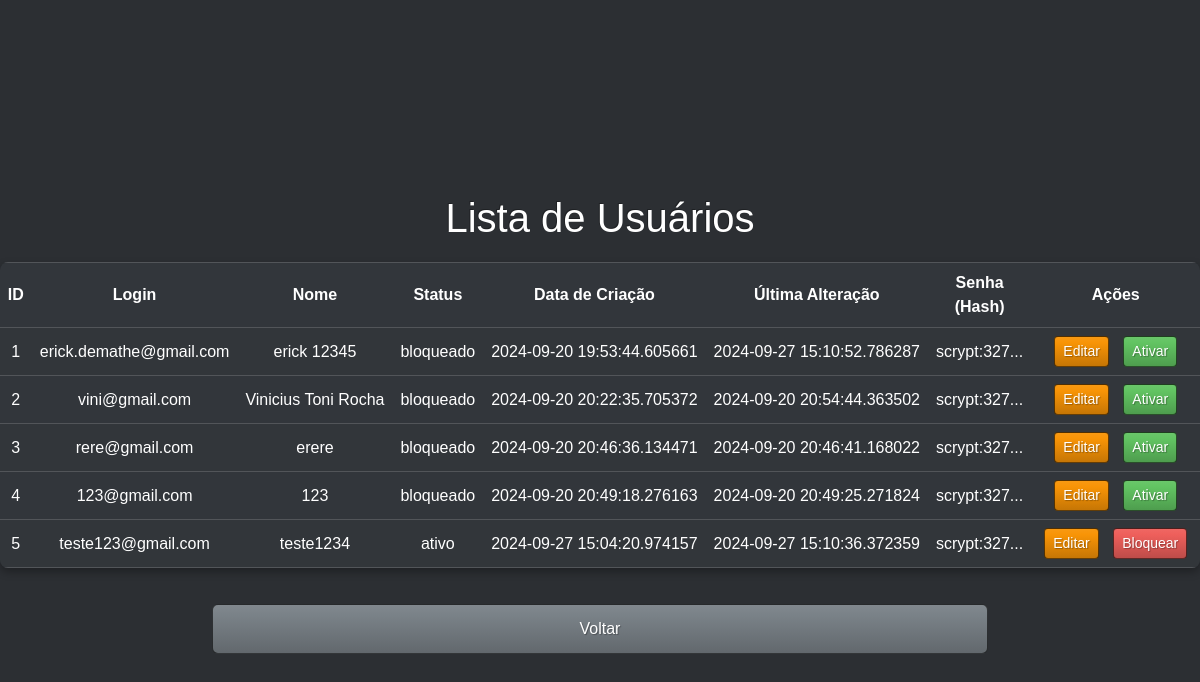
The page /usuarios on the database as committed earlier.
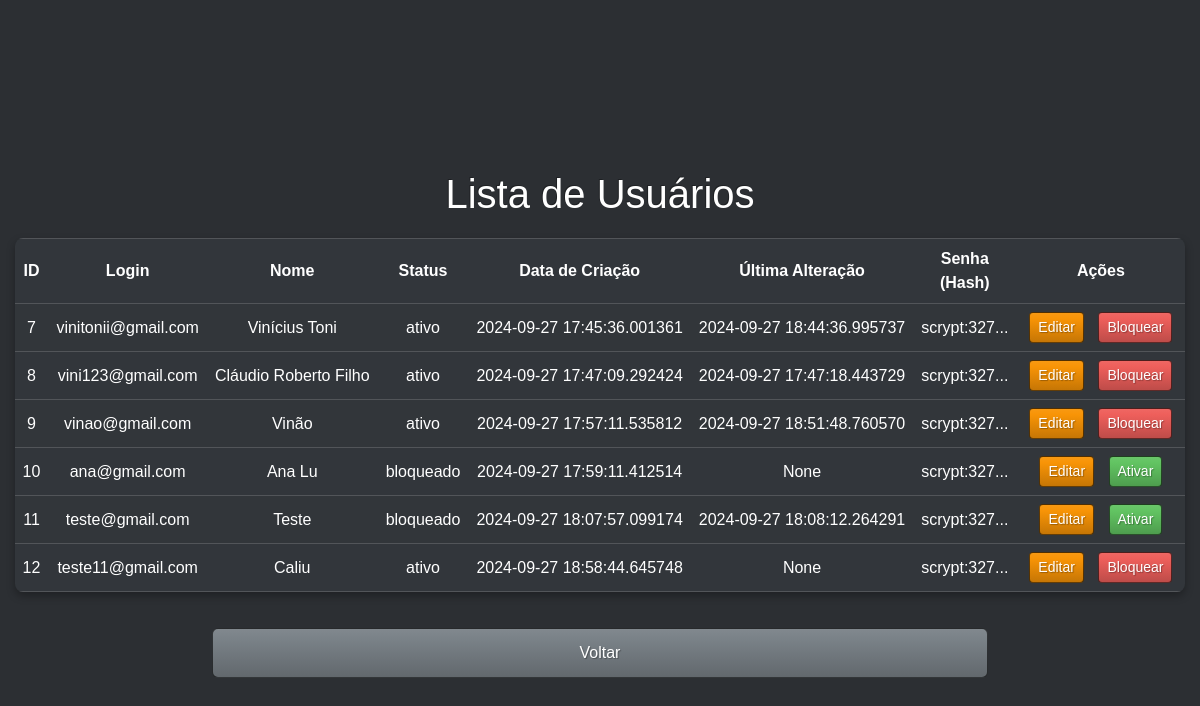
The same page on the database as committed later.
### tables this page shows
CREATE TABLE usuarios (
    id INTEGER PRIMARY KEY AUTOINCREMENT,
    login TEXT UNIQUE NOT NULL,
    senha TEXT NOT NULL,
    nome TEXT NOT NULL,
    data_criacao TEXT NOT NULL,  -- Armazena a data como string no formato ISO8601
    status TEXT CHECK( status IN ('ativo','bloqueado') ) NOT NULL DEFAULT 'ativo',
    data_ultima_atualizacao TEXT  -- Pode ser nulo na criaÃ§Ã£o, preenchido em atualizaÃ§Ãµes
);

### main.py (the view)
@app.route('/usuarios', methods=['GET'])
def get_users():
    db = get_db()
    users = db.execute('SELECT * FROM usuarios').fetchall()
    return render_template('usuarios.html', users=users)

### main.py (called while the page is built)
def get_db():
    db = sqlite3.connect(DATABASE)
    db.row_factory = sqlite3.Row
    return db

### templates/usuarios.html (shortened to what this page needs)
<!DOCTYPE html>
<html lang="pt-BR">
<head>
    <link rel="stylesheet" href="{{ url_for('static', filename='css/bootstrap.min.css') }}">
</head>
<body>
    <div class="container mt-5">
        <h1>Lista de Usuários</h1>
        <table class="table table-striped table-dark table-bordered">
            <thead>
                <tr>
                    <th>ID</th>
                    <th>Login</th>
                    <th>Nome</th>
                    <th>Status</th>
                    <th>Data de Criação</th>
                    <th>Última Alteração</th>
                    <th class="col-senha">Senha (Hash)</th>
                    <th class="col-acoes">Ações</th>
                </tr>
            </thead>
            <tbody>
                {% for user in users %}
                <tr>
                    <td>{{ user.id }}</td>
                    <td>{{ user.login }}</td>
                    <td>{{ user.nome }}</td>
                    <td>{{ user.status }}</td>
                    <td>{{ user.data_criacao }}</td>
                    <td>{{ user.data_ultima_atualizacao }}</td>
                    <td class="col-senha" title="{{ user.senha }}">{{ user.senha[:10] }}...</td>
                    <td class="col-acoes">
                        <a href="{{ url_for('edit_user', id=user.id) }}" class="btn btn-warning btn-sm">Editar</a>
                        {% if user.status == 'ativo' %}
                        <form action="{{ url_for('block_user', id=user.id) }}" method="POST" style="display:inline;">
                            <button type="submit" class="btn btn-danger btn-sm">Bloquear</button>
                        </form>
                        {% elif user.status == 'bloqueado' %}
                        <form action="{{ url_for('activate_user', id=user.id) }}" method="POST" style="display:inline;">
                            <button type="submit" class="btn btn-success btn-sm">Ativar</button>
                        </form>
                        {% endif %}
                    </td>
                </tr>
                {% endfor %}
            </tbody>
        </table>
        <a href="{{ url_for('home') }}" class="btn btn-secondary">Voltar</a>
    </div>
</body>
</html>

### templates/usuarios.html (style rules this page uses)
body { background-color: #2C2F33; color: #FFFFFF; font-family: Arial, sans-serif; margin: 0; padding: 20px; display: flex; justify-content: center; align-items: center; height: 100vh; }
h1 { color: #FFFFFF; text-align: center; margin-bottom: 20px; }
.container { max-width: 800px; width: 100%; display: flex; flex-direction: column; align-items: center; }
table { background-color: #23272A; border-radius: 8px; overflow: hidden; box-shadow: 0 4px 8px rgba(0, 0, 0, 0.3); width: 100%; }
th, td { color: #FFFFFF; vertical-align: middle; padding: 10px 5px; text-align: center; border: none; }
th { background-color: #3D4148; }
td { white-space: nowrap; overflow: hidden; text-overflow: ellipsis; }
.col-senha { width: 100px; }
.col-acoes { width: 200px; }
.btn { margin: 0 5px; transition: background-color 0.3s, transform 0.2s; }
.btn-secondary { margin-top: 20px; display: block; width: 100%; text-align: center; }

Rows that differ between the two databases and show on the page:
removed usuarios: id "1", login "erick.demathe@gmail.com", nome "erick 12345", status "bloqueado", data_criacao "2024-09-20 19:53:44.605661", data_ultima_atualizacao "2024-09-27 15:10:52.786287", senha "scrypt:327"
removed usuarios: id "2", login "vini@gmail.com", nome "Vinicius Toni Rocha", status "bloqueado", data_criacao "2024-09-20 20:22:35.705372", data_ultima_atualizacao "2024-09-20 20:54:44.363502", senha "scrypt:327"
removed usuarios: id "3", login "rere@gmail.com", nome "erere", status "bloqueado", data_criacao "2024-09-20 20:46:36.134471", data_ultima_atualizacao "2024-09-20 20:46:41.168022", senha "scrypt:327"
removed usuarios: id "4", login "123@gmail.com", nome "123", status "bloqueado", data_criacao "2024-09-20 20:49:18.276163", data_ultima_atualizacao "2024-09-20 20:49:25.271824", senha "scrypt:327"
removed usuarios: id "5", login "teste123@gmail.com", nome "teste1234", status "ativo", data_criacao "2024-09-27 15:04:20.974157", data_ultima_atualizacao "2024-09-27 15:10:36.372359", senha "scrypt:327"
added usuarios: id "7", login "vinitonii@gmail.com", nome "Vinícius Toni", status "ativo", data_criacao "2024-09-27 17:45:36.001361", data_ultima_atualizacao "2024-09-27 18:44:36.995737", senha "scrypt:327"
added usuarios: id "8", login "vini123@gmail.com", nome "Cláudio Roberto Filho", status "ativo", data_criacao "2024-09-27 17:47:09.292424", data_ultima_atualizacao "2024-09-27 17:47:18.443729", senha "scrypt:327"
added usuarios: id "9", login "vinao@gmail.com", nome "Vinão", status "ativo", data_criacao "2024-09-27 17:57:11.535812", data_ultima_atualizacao "2024-09-27 18:51:48.760570", senha "scrypt:327"
added usuarios: id "10", login "ana@gmail.com", nome "Ana Lu", status "bloqueado", data_criacao "2024-09-27 17:59:11.412514", data_ultima_atualizacao "None", senha "scrypt:327"
added usuarios: id "11", login "teste@gmail.com", nome "Teste", status "bloqueado", data_criacao "2024-09-27 18:07:57.099174", data_ultima_atualizacao "2024-09-27 18:08:12.264291", senha "scrypt:327"
added usuarios: id "12", login "teste11@gmail.com", nome "Caliu", status "ativo", data_criacao "2024-09-27 18:58:44.645748", data_ultima_atualizacao "None", senha "scrypt:327"
